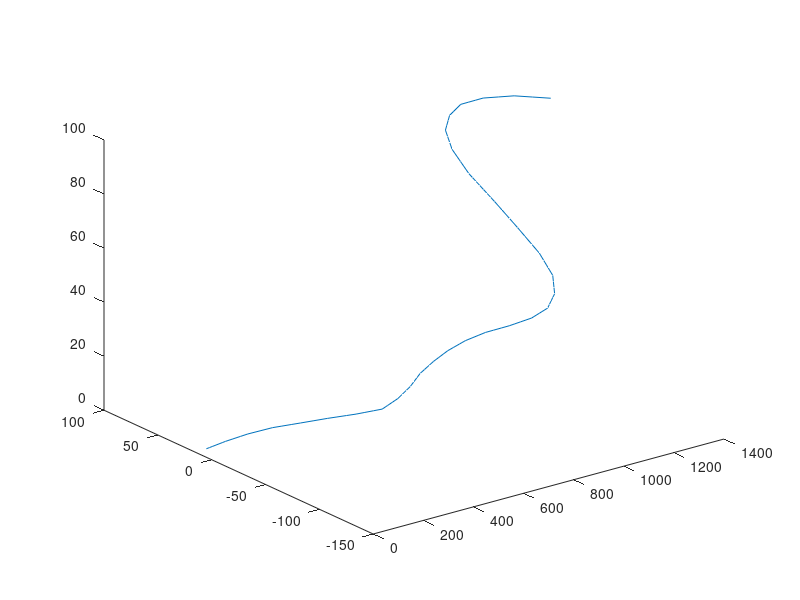

MATLAB code for this plot:
close all;
clear all;

xpos94 = [0.575158191
8.265492169
15.95582615
23.64616013
31.3364941
39.02682808
46.71716206
62.75643554
78.79570903
94.83498251
119.0011786
143.1673746
159.221973
175.2765715
191.3311699
213.3674893
235.4038087
251.3726732
267.3415376
283.3104021
298.5118577
313.7133132
328.9147688
345.3928496
361.8709303
378.3490111
394.7295901
411.1101692
427.4907482
443.6447794
459.7988106
475.9528418
493.0336028
510.1143638
527.1951248
542.6222056
558.0492863
573.4763671
590.2264893
606.9766115
623.7267337
639.5192693
655.3118049
671.1043405
687.1095823
703.1148241
719.1200659
731.7702175
744.4203691
757.0705206
769.7206722
793.3493803
816.9780883
829.1250396
841.2719908
853.4189421
865.5658933
881.4523671
897.338841
913.2253148
926.8502896
940.4752644
954.1002392
966.5864352
979.0726312
991.5588272
1003.902661
1016.246496
1028.59033
1034.213614
1039.836898
1045.460182
1051.083465
1056.706749
1062.330033
1067.953317
1088.864657
1109.775997
1124.074723
1138.37345
1152.672176
1168.041134
1183.410092
1198.77905
1213.111789
1227.444529
1241.777268
1257.022923
1272.268579
1287.514234
1309.945526
1332.376818
1349.779033
1367.181248
];

ypos94 = [5.065265185
3.897121117
2.728977049
1.560832982
0.392688914
-0.775455154
-1.943599222
-5.107187565
-8.270775907
-11.43436425
-17.27335651
-23.11234876
-28.09317177
-33.07399477
-38.05481778
-45.33987828
-52.62493877
-57.81791736
-63.01089595
-68.20387454
-72.76403727
-77.32420001
-81.88436274
-82.87583378
-83.86730482
-84.85877586
-84.89368569
-84.92859552
-84.96350535
-84.26249777
-83.5614902
-82.86048262
-83.03214287
-83.20380311
-83.37546336
-84.20496114
-85.03445891
-85.86395669
-87.39017755
-88.91639841
-90.44261927
-93.01241887
-95.58221848
-98.15201808
-101.779809
-105.4075999
-109.0353908
-111.2739938
-113.5125968
-115.7511998
-117.9898028
-119.9293463
-121.8688898
-120.6668351
-119.4647805
-118.2627258
-117.0606711
-112.7819163
-108.5031614
-104.2244066
-96.90582662
-89.58724665
-82.26866667
-72.61003716
-62.95140764
-53.29277813
-43.28425576
-33.2757334
-23.26721103
-18.55913116
-13.85105129
-9.142971414
-4.434891542
0.27318833
4.981268202
9.689348074
22.35408806
35.01882805
40.39837845
45.77792884
51.15747924
53.44347009
55.72946094
58.01545179
57.90481473
57.79417766
57.6835406
54.2900909
50.8966412
47.5031915
38.32588639
29.14858128
16.21549515
3.282409029
];


zpos94 = [3.110933406
3.588677828
4.066422249
4.544166671
5.021911092
5.499655514
5.977399935
7.065224358
8.153048781
9.240873204
10.87476119
12.50864917
13.59643769
14.68422621
15.77201473
17.39810901
19.02420328
20.10747557
21.19074785
22.27402014
23.3457877
24.41755526
25.48932282
26.5567994
27.62427599
28.69175257
29.76931398
30.84687539
31.9244368
33.0080121
34.09158741
35.17516271
36.26418435
37.35320599
38.44222763
39.52809036
40.61395308
41.69981581
42.79122708
43.88263836
44.97404963
46.06475933
47.15546902
48.24617872
49.33036583
50.41455293
51.49874004
52.30559114
53.11244224
53.91929333
54.72614443
56.32783989
57.92953534
58.7343711
59.53920686
60.34404261
61.14887837
62.2274094
63.30594043
64.38447146
65.4450431
66.50561474
67.56618638
68.6382039
69.71022142
70.78223894
71.86230334
72.94236773
74.02243213
74.4895534
74.95667467
75.42379594
75.8909172
76.35803847
76.82515974
77.29228101
78.94595891
80.5996368
81.61838855
82.6371403
83.65589205
84.67432257
85.69275308
86.7111836
87.72778207
88.74438053
89.760979
90.77725791
91.79353683
92.80981574
94.341214
95.87261226
97.35901083
98.8454094 
];



grandpositions94 = zeros(94,3);
for ii=1:length(xpos94)
    grandpositions94(ii,1) = xpos94(ii);
    grandpositions94(ii,2) = ypos94(ii);
    grandpositions94(ii,3) = zpos94(ii);
end


grandpositions94(4,:) = [];
grandpositions94(9,:) = [];
grandpositions94(29,:) = [];

save('D:\abanobi\Documents\STAGEISTERRE\gueguen\Archive\grandpositions94.mat','grandpositions94');


plot3(xpos94,ypos94,zpos94);